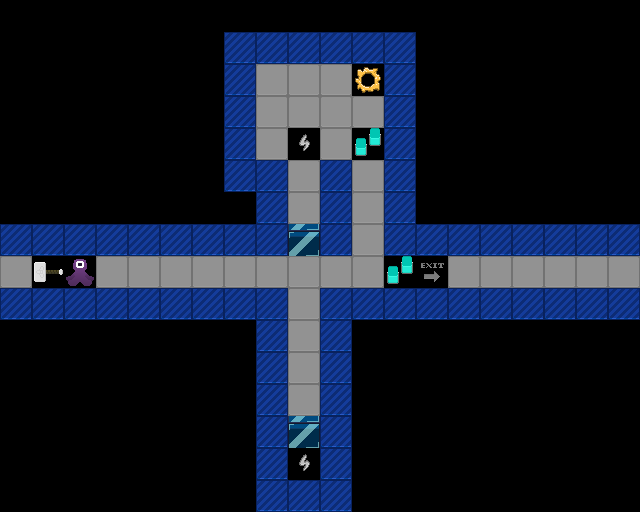

Rendered tile map (Tiled .tmx) drawn with the repository's tilesets; below, a short description and the full map source, tile grids included:
An orthogonal 20x16 tile map with 32x32 px tiles, 1 tile layer (Tile Layer 1).

<map version="1.5" tiledversion="1.7.0" orientation="orthogonal" renderorder="right-down" width="20" height="16" tilewidth="32" tileheight="32" infinite="0" nextlayerid="2" nextobjectid="1">
 <tileset firstgid="1" source="project-mjolnir.tsx" />
 <layer id="1" name="Tile Layer 1" width="20" height="16">
  <data encoding="csv">
0,0,0,0,0,0,0,0,0,0,0,0,0,0,0,0,0,0,0,0,
0,0,0,0,0,0,0,4,4,4,4,4,4,0,0,0,0,0,0,0,
0,0,0,0,0,0,0,4,3,3,3,2,4,0,0,0,0,0,0,0,
0,0,0,0,0,0,0,4,3,3,3,3,4,0,0,0,0,0,0,0,
0,0,0,0,0,0,0,4,3,9,3,6,4,0,0,0,0,0,0,0,
0,0,0,0,0,0,0,4,4,3,4,3,4,0,0,0,0,0,0,0,
0,0,0,0,0,0,0,0,4,3,4,3,4,0,0,0,0,0,0,0,
4,4,4,4,4,4,4,4,4,41,4,3,4,4,4,4,4,4,4,4,
3,47,50,3,3,3,3,3,3,3,3,3,6,8,3,3,3,3,3,3,
4,4,4,4,4,4,4,4,4,3,4,4,4,4,4,4,4,4,4,4,
0,0,0,0,0,0,0,0,4,3,4,0,0,0,0,0,0,0,0,0,
0,0,0,0,0,0,0,0,4,3,4,0,0,0,0,0,0,0,0,0,
0,0,0,0,0,0,0,0,4,3,4,0,0,0,0,0,0,0,0,0,
0,0,0,0,0,0,0,0,4,41,4,0,0,0,0,0,0,0,0,0,
0,0,0,0,0,0,0,0,4,9,4,0,0,0,0,0,0,0,0,0,
0,0,0,0,0,0,0,0,4,4,4,0,0,0,0,0,0,0,0,0
</data>
 </layer>
</map>
